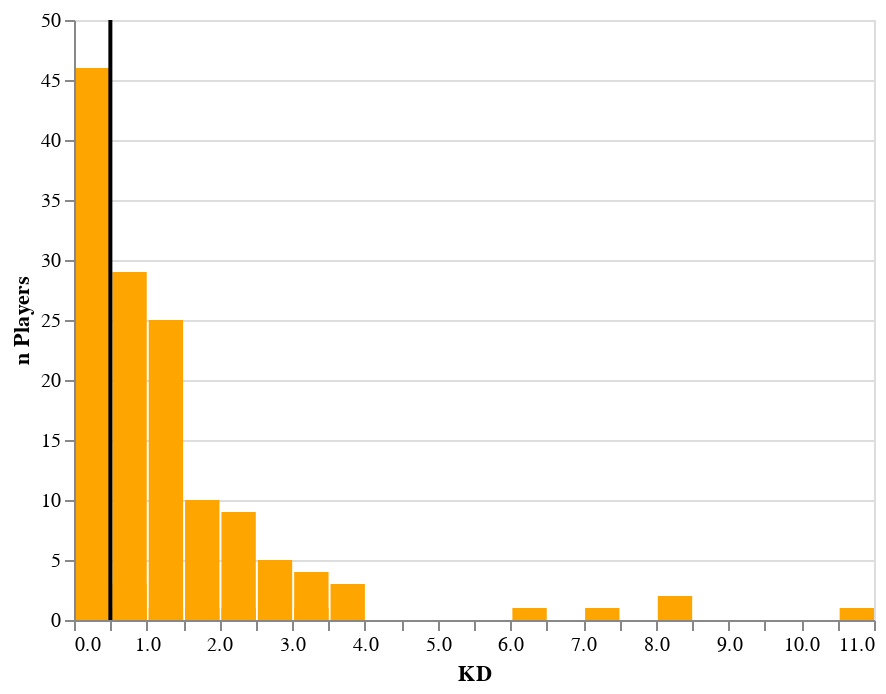

Here is the notebook cell this chart was saved with:
### Code cell
hist2 = base.mark_bar().encode(
    x=alt.X('KD:Q', bin=alt.Bin(step=0.5)), 
    y=alt.Y('count()', axis=alt.Axis(format='', title='n Players')),
    tooltip=['KD', 'count()'],
    color=alt.value("orange")
            
).properties(width=400, height=300)

red_median_line2 = base.mark_rule(color='black').encode(
    x=alt.X('median(KD):Q', title='KD'),
    size=alt.value(2)
)
hist2 + red_median_line2

### Figure 1 — Vega-Lite specification as saved in the notebook (floating-point values rounded to 4 significant figures; data arrays with more than 128 entries replaced by an {"elided": "..."} marker saying what was removed)
{"config": {"view": {"continuousWidth": 400, "continuousHeight": 300}}, "layer": [{"mark": "bar", "encoding": {"color": {"value": "orange"}, "tooltip": [{"type": "quantitative", "field": "KD"}, {"type": "quantitative", "aggregate": "count"}], "x": {"type": "quantitative", "bin": {"step": 0.5}, "field": "KD"}, "y": {"type": "quantitative", "aggregate": "count", "axis": {"format": "", "title": "n Players"}}}, "height": 300, "width": 400}, {"mark": {"type": "rule", "color": "black"}, "encoding": {"size": {"value": 2}, "x": {"type": "quantitative", "aggregate": "median", "field": "KD", "title": "KD"}}}], "data": {"name": "data-d223583e8034f937c8605b99cda26242"}, "$schema": "https://vega.github.io/schema/vega-lite/v4.8.1.json", "datasets": {"data-d223583e8034f937c8605b99cda26242": {"elided": "149 records"}}}
